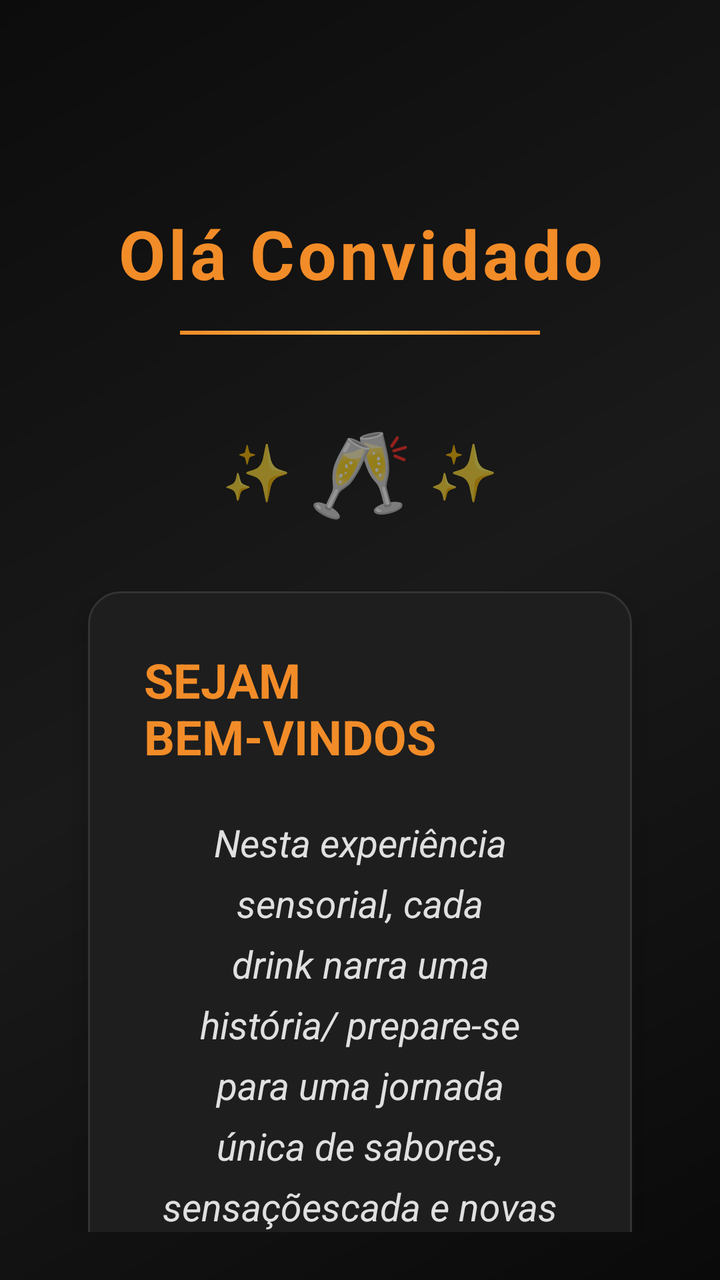
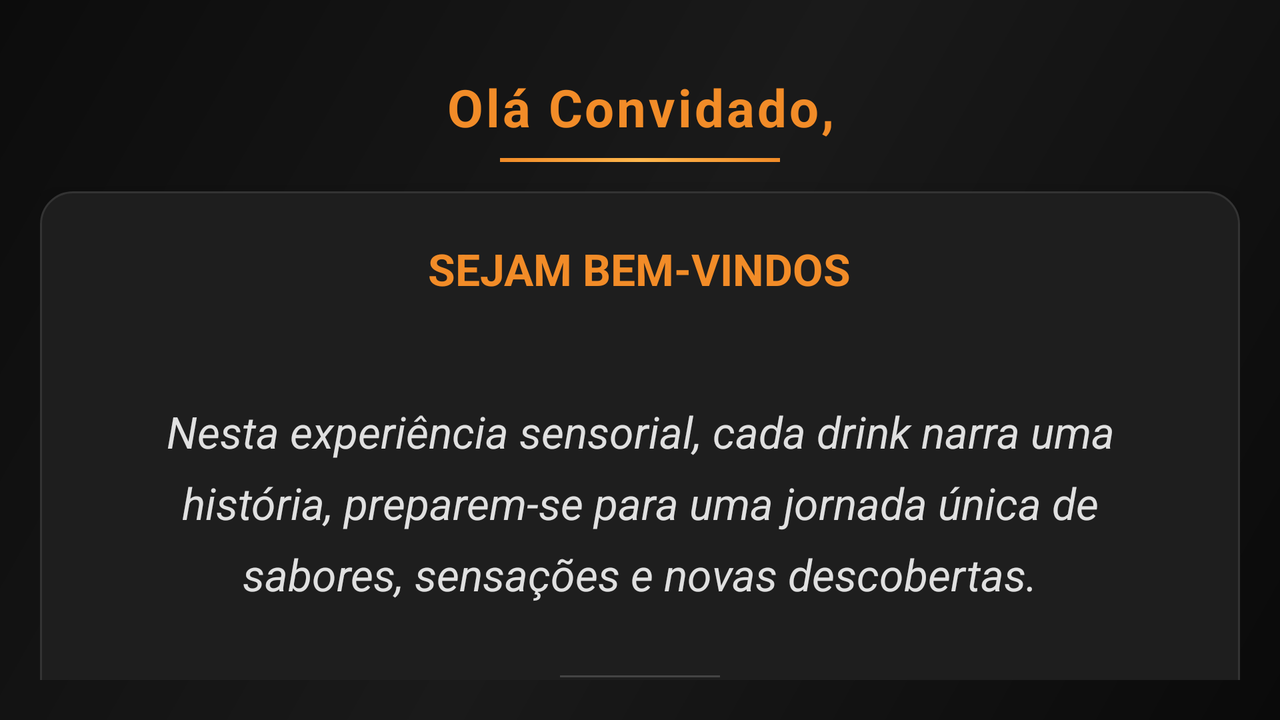

The same Android screen from two of the app's own layout files: first res/layout/ as a phone draws it, then the repository's variant for another configuration, drawn on a device whose configuration selects that folder. Both files follow.
<!-- AndroidManifest.xml: activity theme Theme.AppCompat.Light.NoActionBar -->
<!-- res/layout/activity_intro_slide.xml -->
<?xml version="1.0" encoding="utf-8"?>
<androidx.constraintlayout.widget.ConstraintLayout
    xmlns:android="http://schemas.android.com/apk/res/android"
    xmlns:app="http://schemas.android.com/apk/res-auto"
    android:id="@+id/introRoot"
    android:layout_width="match_parent"
    android:layout_height="match_parent"
    android:background="@drawable/bg_gradient_elegant"
    android:clickable="true"
    android:focusable="true"
    android:padding="24dp">

    
    <TextView
        android:id="@+id/textGreeting"
        android:layout_width="0dp"
        android:layout_height="wrap_content"
        android:text="Olá Convidado"
        android:textColor="#F28C28"
        android:textSize="34sp"
        android:textStyle="bold"
        android:gravity="center"
        android:letterSpacing="0.05"
        app:layout_constraintTop_toTopOf="parent"
        app:layout_constraintStart_toStartOf="parent"
        app:layout_constraintEnd_toEndOf="parent"
        android:layout_marginTop="80dp"/>

    
    <View
        android:id="@+id/dividerTop"
        android:layout_width="180dp"
        android:layout_height="2dp"
        android:background="@drawable/gradient_gold"
        app:layout_constraintTop_toBottomOf="@id/textGreeting"
        app:layout_constraintStart_toStartOf="parent"
        app:layout_constraintEnd_toEndOf="parent"
        android:layout_marginTop="16dp"/>

    
    <LinearLayout
        android:id="@+id/iconContainer"
        android:layout_width="wrap_content"
        android:layout_height="wrap_content"
        android:orientation="horizontal"
        android:gravity="center"
        app:layout_constraintTop_toBottomOf="@id/dividerTop"
        app:layout_constraintStart_toStartOf="parent"
        app:layout_constraintEnd_toEndOf="parent"
        android:layout_marginTop="40dp">

        <TextView
            android:layout_width="wrap_content"
            android:layout_height="wrap_content"
            android:text="✨"
            android:textSize="28sp"
            android:layout_marginEnd="8dp"/>

        <TextView
            android:layout_width="wrap_content"
            android:layout_height="wrap_content"
            android:text="🥂"
            android:textSize="42sp"/>

        <TextView
            android:layout_width="wrap_content"
            android:layout_height="wrap_content"
            android:text="✨"
            android:textSize="28sp"
            android:layout_marginStart="8dp"/>
    </LinearLayout>

    
    <LinearLayout
        android:id="@+id/cardMessage"
        android:layout_width="0dp"
        android:layout_height="wrap_content"
        android:orientation="vertical"
        android:background="@drawable/card_elegant"
        android:padding="28dp"
        android:elevation="8dp"
        app:layout_constraintTop_toBottomOf="@id/iconContainer"
        app:layout_constraintStart_toStartOf="parent"
        app:layout_constraintEnd_toEndOf="parent"
        android:layout_marginTop="32dp"
        android:layout_marginStart="20dp"
        android:layout_marginEnd="20dp">


        <TextView
            android:layout_width="wrap_content"
            android:layout_height="wrap_content"
            android:text="SEJAM BEM-VINDOS "
            android:textColor="#F28C28"
            android:textSize="24sp"
            android:textStyle="bold"
            android:layout_gravity="center"
            android:layout_marginBottom="24dp"/>

        <TextView
            android:layout_width="match_parent"
            android:layout_height="wrap_content"
            android:layout_marginBottom="24dp"
            android:gravity="center"
            android:lineSpacingExtra="8sp"
            android:paddingStart="9dp"
            android:paddingEnd="9dp"
            android:text="Nesta experiência sensorial, cada drink narra uma história/ prepare-se para uma jornada única de sabores, sensaçõescada e novas descobertas."
            android:textColor="#E0E0E0"
            android:textSize="19sp"
            android:textStyle="italic" />


        <View
            android:layout_width="100dp"
            android:layout_height="1dp"
            android:layout_gravity="center"
            android:layout_marginBottom="16dp"
            android:background="#444444" />
    </LinearLayout>

    
    <TextView
        android:id="@+id/textCheers"
        android:layout_width="wrap_content"
        android:layout_height="wrap_content"
        android:text="Saúde e boa degustação!"
        android:textColor="#F28C28"
        android:textSize="20sp"
        android:textStyle="italic"
        app:layout_constraintTop_toBottomOf="@id/cardMessage"
        app:layout_constraintStart_toStartOf="parent"
        app:layout_constraintEnd_toEndOf="parent"
        android:layout_marginTop="32dp"/>

    
    <TextView
        android:id="@+id/textHint"
        android:layout_width="wrap_content"
        android:layout_height="wrap_content"
        android:text="Toque para iniciar a experiência"
        android:textColor="#888888"
        android:textSize="14sp"
        android:textStyle="italic"
        android:alpha="0.8"
        app:layout_constraintBottom_toBottomOf="parent"
        app:layout_constraintStart_toStartOf="parent"
        app:layout_constraintEnd_toEndOf="parent"
        android:layout_marginBottom="50dp"/>

    
    <LinearLayout
        android:layout_width="wrap_content"
        android:layout_height="wrap_content"
        android:orientation="horizontal"
        app:layout_constraintBottom_toTopOf="@id/textHint"
        app:layout_constraintStart_toStartOf="parent"
        app:layout_constraintEnd_toEndOf="parent"
        android:layout_marginBottom="16dp">

        <TextView
            android:layout_width="wrap_content"
            android:layout_height="wrap_content"
            android:text="❖"
            android:textColor="#F28C28"
            android:textSize="16sp"
            android:alpha="0.6"
            android:layout_marginEnd="12dp"/>

        <TextView
            android:layout_width="wrap_content"
            android:layout_height="wrap_content"
            android:text="❖"
            android:textColor="#F28C28"
            android:textSize="16sp"
            android:alpha="0.4"
            android:layout_marginEnd="12dp"/>

        <TextView
            android:layout_width="wrap_content"
            android:layout_height="wrap_content"
            android:text="❖"
            android:textColor="#F28C28"
            android:textSize="16sp"
            android:alpha="0.6"/>
    </LinearLayout>

</androidx.constraintlayout.widget.ConstraintLayout>
<!-- resources referenced by this layout -->
<resources>
  <!-- drawable bg_gradient_elegant (drawable) -->
  <?xml version="1.0" encoding="utf-8"?>
  <shape xmlns:android="http://schemas.android.com/apk/res/android">
      <gradient
          android:startColor="#0A0A0A"
          android:centerColor="#1A1A1A"
          android:endColor="#0C0C0C"
          android:angle="135"
          android:type="linear"/>
      <corners android:radius="0dp"/>
  </shape>
  <!-- drawable card_elegant (drawable) -->
  <?xml version="1.0" encoding="utf-8"?>
  <shape xmlns:android="http://schemas.android.com/apk/res/android">
      <solid android:color="#1E1E1E"/>
      <stroke android:width="1dp" android:color="#333333"/>
      <corners android:radius="16dp"/>
      <padding android:left="16dp" android:top="16dp"
          android:right="16dp" android:bottom="16dp"/>
  </shape>
  <!-- drawable gradient_gold (drawable) -->
  <?xml version="1.0" encoding="utf-8"?>
  <shape xmlns:android="http://schemas.android.com/apk/res/android">
      <gradient
          android:startColor="#F28C28"
          android:centerColor="#FFB74D"
          android:endColor="#F28C28"
          android:angle="0"/>
  </shape>
</resources>
<!-- res/layout-land/activity_intro_slide.xml (the repository's variant of the layout above) -->
<!-- drawn on the phone turned sideways -->
<?xml version="1.0" encoding="utf-8"?>
<androidx.constraintlayout.widget.ConstraintLayout
    xmlns:android="http://schemas.android.com/apk/res/android"
    xmlns:app="http://schemas.android.com/apk/res-auto"
    android:id="@+id/introRoot"
    android:layout_width="match_parent"
    android:layout_height="match_parent"
    android:background="@drawable/bg_gradient_elegant"
    android:clickable="true"
    android:focusable="true"
    android:padding="20dp">

    <TextView
        android:id="@+id/textGreeting"
        android:layout_width="0dp"
        android:layout_height="wrap_content"
        android:text="Olá Convidado,"
        android:textColor="#F28C28"
        android:textSize="26sp"
        android:textStyle="bold"
        android:gravity="center"
        android:letterSpacing="0.05"
        app:layout_constraintTop_toTopOf="parent"
        app:layout_constraintStart_toStartOf="parent"
        app:layout_constraintEnd_toEndOf="parent"
        android:layout_marginTop="16dp"/>

    <View
        android:id="@+id/dividerTop"
        android:layout_width="140dp"
        android:layout_height="2dp"
        android:background="@drawable/gradient_gold"
        app:layout_constraintTop_toBottomOf="@id/textGreeting"
        app:layout_constraintStart_toStartOf="parent"
        app:layout_constraintEnd_toEndOf="parent"
        android:layout_marginTop="8dp"/>

    <LinearLayout
        android:id="@+id/iconContainer"
        android:layout_width="wrap_content"
        android:layout_height="wrap_content"
        android:orientation="horizontal"
        android:gravity="center"
        app:layout_constraintTop_toBottomOf="@id/dividerTop"
        app:layout_constraintStart_toStartOf="parent"
        app:layout_constraintEnd_toEndOf="parent"
        android:layout_marginTop="12dp">

        <TextView
            android:layout_width="wrap_content"
            android:layout_height="wrap_content"
            android:text="✨"
            android:textSize="22sp"
            android:layout_marginEnd="6dp"/>

        <TextView
            android:layout_width="wrap_content"
            android:layout_height="wrap_content"
            android:text="🥂"
            android:textSize="34sp"/>

        <TextView
            android:layout_width="wrap_content"
            android:layout_height="wrap_content"
            android:text="✨"
            android:textSize="22sp"
            android:layout_marginStart="6dp"/>
    </LinearLayout>

    <LinearLayout
        android:id="@+id/cardMessage"
        android:layout_width="0dp"
        android:layout_height="wrap_content"
        android:orientation="vertical"
        android:background="@drawable/card_elegant"
        android:padding="24dp"
        android:elevation="8dp"
        app:layout_constraintTop_toBottomOf="@id/iconContainer"
        app:layout_constraintBottom_toTopOf="@id/textCheers"
        app:layout_constraintStart_toStartOf="parent"
        app:layout_constraintEnd_toEndOf="parent"
        app:layout_constraintWidth_max="720dp"
        android:layout_marginTop="16dp">

        <TextView
            android:layout_width="wrap_content"
            android:layout_height="wrap_content"
            android:text="SEJAM BEM-VINDOS"
            android:textColor="#F28C28"
            android:textSize="22sp"
            android:textStyle="bold"
            android:gravity="center"

            android:layout_gravity="center"
            android:layout_marginBottom="16dp"/>

        <TextView
            android:layout_width="match_parent"
            android:layout_height="wrap_content"
            android:gravity="center"
            android:textAlignment="center"
            android:text="Nesta experiência sensorial, cada drink narra uma história, preparem-se para uma jornada única de sabores, sensações e novas descobertas."
            android:textColor="#E0E0E0"
            android:textSize="22sp"
            android:textStyle="italic"
            android:lineSpacingExtra="10sp"
            android:paddingStart="32dp"
            android:paddingEnd="32dp"
            android:paddingTop="12dp"
            android:paddingBottom="12dp"
            android:layout_marginTop="24dp"
            android:layout_marginBottom="24dp"/>

        <View
            android:layout_width="80dp"
            android:layout_height="1dp"
            android:layout_gravity="center"
            android:background="#444444"/>
    </LinearLayout>

    <TextView
        android:id="@+id/textCheers"
        android:layout_width="wrap_content"
        android:layout_height="wrap_content"
        android:text="Saúde e boa degustação!"
        android:textColor="#F28C28"
        android:textSize="18sp"
        android:textStyle="italic"
        app:layout_constraintTop_toBottomOf="@id/cardMessage"
        app:layout_constraintStart_toStartOf="parent"
        app:layout_constraintEnd_toEndOf="parent"
        android:layout_marginTop="12dp"
        app:layout_constraintBottom_toBottomOf="parent"/>

    <LinearLayout
        android:id="@+id/bottomDecor"
        android:layout_width="wrap_content"
        android:layout_height="wrap_content"
        android:orientation="horizontal"
        app:layout_constraintBottom_toTopOf="@id/textHint"
        app:layout_constraintStart_toStartOf="parent"
        app:layout_constraintEnd_toEndOf="parent"
        android:layout_marginBottom="8dp">

        <TextView
            android:layout_width="wrap_content"
            android:layout_height="wrap_content"
            android:text="❖"
            android:textColor="#F28C28"
            android:textSize="14sp"
            android:alpha="0.6"
            android:layout_marginEnd="10dp"/>

        <TextView
            android:layout_width="wrap_content"
            android:layout_height="wrap_content"
            android:text="❖"
            android:textColor="#F28C28"
            android:textSize="14sp"
            android:alpha="0.4"
            android:layout_marginEnd="10dp"/>

        <TextView
            android:layout_width="wrap_content"
            android:layout_height="wrap_content"
            android:text="❖"
            android:textColor="#F28C28"
            android:textSize="14sp"
            android:alpha="0.6"/>
    </LinearLayout>

    <TextView
        android:id="@+id/textHint"
        android:layout_width="wrap_content"
        android:layout_height="wrap_content"
        android:text="Toque para iniciar a experiência"
        android:textColor="#888888"
        android:textSize="13sp"
        android:textStyle="italic"
        android:alpha="0.8"
        app:layout_constraintBottom_toBottomOf="parent"
        app:layout_constraintStart_toStartOf="parent"
        app:layout_constraintEnd_toEndOf="parent"
        android:layout_marginBottom="20dp"/>

</androidx.constraintlayout.widget.ConstraintLayout>
